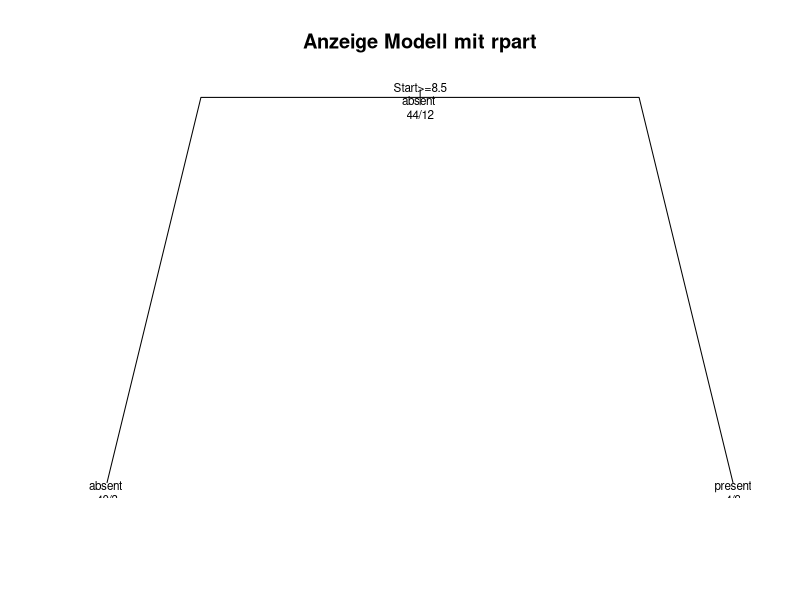

The R script that drew this image:

#install.packages("rpart")

library(rpart)
data(kyphosis)
str(kyphosis)
head(kyphosis, n=10)


# Anzahl Beobachtungen
n_AnzahlBeobachtungen <- nrow(kyphosis)
# Trainingsdatensatz, zufällig mit70 % der Daten 
Training_i <- sample(nrow(kyphosis), 0.7 * n_AnzahlBeobachtungen)
# Training = 56 Beobachtungen
length(Training_i)

# Testdaten =Differenz aus Gesamtdaten und Training
Test_i <- setdiff(1:nrow(kyphosis), Training_i)
# Testdaten = 25 Beobachtungen
length(Test_i)
# Ausgabe der Vektoren, Kontrollen ob keine Doppelten
sort(Training_i); sort(Test_i)

# Extraktion der Daten für Training+Test aus der Quelle 
Training <- kyphosis[Training_i,]
str(Training)
Test <- kyphosis[Test_i,]
str(Test)

# Erlernung des Modells mit rpart
Anpassung <- rpart(Kyphosis ~ Age + Number + Start, data = Training)
print(Anpassung)
#Anzeige Baum + Text
plot(Anpassung, uniform=T,  branch = 0.7, main="Anzeige Modell mit rpart")
text(Anpassung, all=T, use.n=T, cex=0.7)

#Modell
summary(Anpassung)

# testdaten als Prediction
Vorhergesagt = predict(Anpassung, newdata=Test, type ="class")
# Testdaten und vorhergesagt zusamenführen
Kombination <- data.frame(Test, Vorhergesagt)
Kombination







